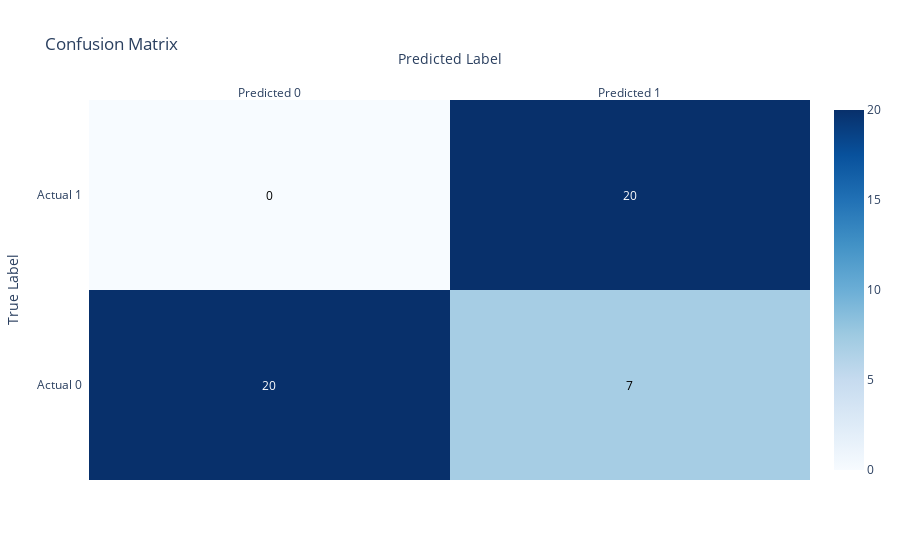

Notebook code for this chart:
### Markdown cell above
#### **Confusion Matrix:**

### Code cell
import plotly.figure_factory as ff
import numpy as np

z = conf_matrix
z_text = [[str(y) for y in x] for x in z]

fig = ff.create_annotated_heatmap(
    z,
    x=['Predicted 0', 'Predicted 1'],
    y=['Actual 0', 'Actual 1'],
    annotation_text=z_text,
    colorscale='Blues',
    showscale=True
)
fig.update_layout(title_text='Confusion Matrix', xaxis_title='Predicted Label', yaxis_title='True Label')
fig.show()

### Figure 1 — Plotly figure (JSON) as saved in the notebook; plotly's stock layout.template omitted (floating-point values rounded to 4 significant figures)
{"data": [{"colorscale": [[0, "rgb(247,251,255)"], [0.125, "rgb(222,235,247)"], [0.25, "rgb(198,219,239)"], [0.375, "rgb(158,202,225)"], [0.5, "rgb(107,174,214)"], [0.625, "rgb(66,146,198)"], [0.75, "rgb(33,113,181)"], [0.875, "rgb(8,81,156)"], [1, "rgb(8,48,107)"]], "reversescale": false, "showscale": true, "type": "heatmap", "x": ["Predicted 0", "Predicted 1"], "y": ["Actual 0", "Actual 1"], "z": [[20, 7], [0, 20]]}], "layout": {"annotations": [{"font": {"color": "#FFFFFF"}, "showarrow": false, "text": "20", "x": "Predicted 0", "xref": "x", "y": "Actual 0", "yref": "y"}, {"font": {"color": "#000000"}, "showarrow": false, "text": "7", "x": "Predicted 1", "xref": "x", "y": "Actual 0", "yref": "y"}, {"font": {"color": "#000000"}, "showarrow": false, "text": "0", "x": "Predicted 0", "xref": "x", "y": "Actual 1", "yref": "y"}, {"font": {"color": "#FFFFFF"}, "showarrow": false, "text": "20", "x": "Predicted 1", "xref": "x", "y": "Actual 1", "yref": "y"}], "title": {"text": "Confusion Matrix"}, "xaxis": {"dtick": 1, "gridcolor": "rgb(0, 0, 0)", "side": "top", "ticks": "", "title": {"text": "Predicted Label"}}, "yaxis": {"dtick": 1, "ticks": "", "ticksuffix": "  ", "title": {"text": "True Label"}}}}
